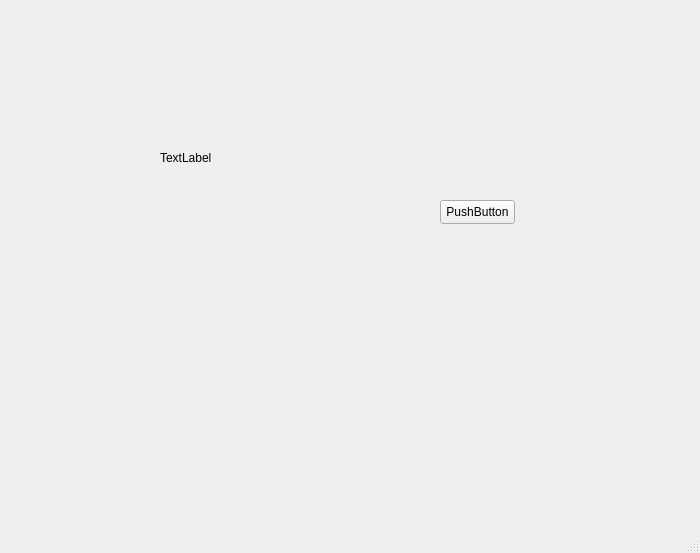
<?xml version="1.0" encoding="UTF-8"?>
<ui version="4.0">
 <class>MainWindow</class>
 <widget class="QMainWindow" name="MainWindow">
  <property name="geometry">
   <rect>
    <x>0</x>
    <y>0</y>
    <width>700</width>
    <height>553</height>
   </rect>
  </property>
  <property name="windowTitle">
   <string>MainWindow</string>
  </property>
  <widget class="QWidget" name="centralwidget">
   <widget class="QPushButton" name="asdf">
    <property name="geometry">
     <rect>
      <x>440</x>
      <y>200</y>
      <width>75</width>
      <height>24</height>
     </rect>
    </property>
    <property name="text">
     <string>PushButton</string>
    </property>
   </widget>
   <widget class="QLabel" name="text">
    <property name="geometry">
     <rect>
      <x>160</x>
      <y>150</y>
      <width>53</width>
      <height>16</height>
     </rect>
    </property>
    <property name="text">
     <string>TextLabel</string>
    </property>
   </widget>
  </widget>
  <widget class="QMenuBar" name="menubar">
   <property name="geometry">
    <rect>
     <x>0</x>
     <y>0</y>
     <width>700</width>
     <height>22</height>
    </rect>
   </property>
  </widget>
  <widget class="QStatusBar" name="statusbar"/>
 </widget>
 <resources/>
 <connections/>
</ui>
